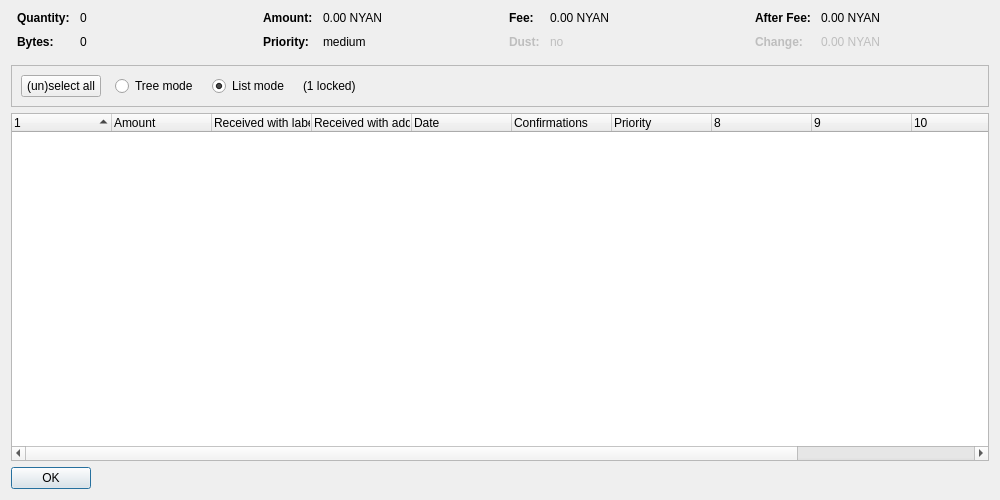
<?xml version="1.0" encoding="UTF-8"?>
<ui version="4.0">
 <class>CoinControlDialog</class>
 <widget class="QDialog" name="CoinControlDialog">
  <property name="geometry">
   <rect>
    <x>0</x>
    <y>0</y>
    <width>1000</width>
    <height>500</height>
   </rect>
  </property>
  <property name="windowTitle">
   <string>Coin Selection</string>
  </property>
  <layout class="QVBoxLayout" name="verticalLayout">
   <item>
    <layout class="QHBoxLayout" name="horizontalLayoutTop" stretch="0,0,0,0">
     <property name="topMargin">
      <number>0</number>
     </property>
     <property name="bottomMargin">
      <number>10</number>
     </property>
     <item>
      <layout class="QFormLayout" name="formLayoutCoinControl1">
       <property name="horizontalSpacing">
        <number>10</number>
       </property>
       <property name="verticalSpacing">
        <number>10</number>
       </property>
       <property name="leftMargin">
        <number>6</number>
       </property>
       <property name="rightMargin">
        <number>6</number>
       </property>
       <item row="0" column="0">
        <widget class="QLabel" name="labelCoinControlQuantityText">
         <property name="font">
          <font>
           <weight>75</weight>
           <bold>true</bold>
          </font>
         </property>
         <property name="text">
          <string>Quantity:</string>
         </property>
        </widget>
       </item>
       <item row="0" column="1">
        <widget class="QLabel" name="labelCoinControlQuantity">
         <property name="cursor">
          <cursorShape>IBeamCursor</cursorShape>
         </property>
         <property name="contextMenuPolicy">
          <enum>Qt::ActionsContextMenu</enum>
         </property>
         <property name="text">
          <string notr="true">0</string>
         </property>
         <property name="textInteractionFlags">
          <set>Qt::LinksAccessibleByMouse|Qt::TextSelectableByKeyboard|Qt::TextSelectableByMouse</set>
         </property>
        </widget>
       </item>
       <item row="1" column="0">
        <widget class="QLabel" name="labelCoinControlBytesText">
         <property name="font">
          <font>
           <weight>75</weight>
           <bold>true</bold>
          </font>
         </property>
         <property name="text">
          <string>Bytes:</string>
         </property>
        </widget>
       </item>
       <item row="1" column="1">
        <widget class="QLabel" name="labelCoinControlBytes">
         <property name="cursor">
          <cursorShape>IBeamCursor</cursorShape>
         </property>
         <property name="contextMenuPolicy">
          <enum>Qt::ActionsContextMenu</enum>
         </property>
         <property name="text">
          <string notr="true">0</string>
         </property>
         <property name="textInteractionFlags">
          <set>Qt::LinksAccessibleByMouse|Qt::TextSelectableByKeyboard|Qt::TextSelectableByMouse</set>
         </property>
        </widget>
       </item>
      </layout>
     </item>
     <item>
      <layout class="QFormLayout" name="formLayoutCoinControl2">
       <property name="horizontalSpacing">
        <number>10</number>
       </property>
       <property name="verticalSpacing">
        <number>10</number>
       </property>
       <property name="leftMargin">
        <number>6</number>
       </property>
       <property name="rightMargin">
        <number>6</number>
       </property>
       <item row="0" column="0">
        <widget class="QLabel" name="labelCoinControlAmountText">
         <property name="font">
          <font>
           <weight>75</weight>
           <bold>true</bold>
          </font>
         </property>
         <property name="text">
          <string>Amount:</string>
         </property>
        </widget>
       </item>
       <item row="0" column="1">
        <widget class="QLabel" name="labelCoinControlAmount">
         <property name="cursor">
          <cursorShape>IBeamCursor</cursorShape>
         </property>
         <property name="contextMenuPolicy">
          <enum>Qt::ActionsContextMenu</enum>
         </property>
         <property name="text">
          <string notr="true">0.00 NYAN</string>
         </property>
         <property name="textInteractionFlags">
          <set>Qt::LinksAccessibleByMouse|Qt::TextSelectableByKeyboard|Qt::TextSelectableByMouse</set>
         </property>
        </widget>
       </item>
       <item row="1" column="0">
        <widget class="QLabel" name="labelCoinControlPriorityText">
         <property name="font">
          <font>
           <weight>75</weight>
           <bold>true</bold>
          </font>
         </property>
         <property name="text">
          <string>Priority:</string>
         </property>
        </widget>
       </item>
       <item row="1" column="1">
        <widget class="QLabel" name="labelCoinControlPriority">
         <property name="cursor">
          <cursorShape>IBeamCursor</cursorShape>
         </property>
         <property name="contextMenuPolicy">
          <enum>Qt::ActionsContextMenu</enum>
         </property>
         <property name="text">
          <string notr="true">medium</string>
         </property>
         <property name="textInteractionFlags">
          <set>Qt::LinksAccessibleByMouse|Qt::TextSelectableByKeyboard|Qt::TextSelectableByMouse</set>
         </property>
        </widget>
       </item>
      </layout>
     </item>
     <item>
      <layout class="QFormLayout" name="formLayoutCoinControl3">
       <property name="horizontalSpacing">
        <number>10</number>
       </property>
       <property name="verticalSpacing">
        <number>10</number>
       </property>
       <property name="leftMargin">
        <number>6</number>
       </property>
       <property name="rightMargin">
        <number>6</number>
       </property>
       <item row="0" column="0">
        <widget class="QLabel" name="labelCoinControlFeeText">
         <property name="font">
          <font>
           <weight>75</weight>
           <bold>true</bold>
          </font>
         </property>
         <property name="text">
          <string>Fee:</string>
         </property>
        </widget>
       </item>
       <item row="0" column="1">
        <widget class="QLabel" name="labelCoinControlFee">
         <property name="cursor">
          <cursorShape>IBeamCursor</cursorShape>
         </property>
         <property name="contextMenuPolicy">
          <enum>Qt::ActionsContextMenu</enum>
         </property>
         <property name="text">
          <string notr="true">0.00 NYAN</string>
         </property>
         <property name="textInteractionFlags">
          <set>Qt::LinksAccessibleByMouse|Qt::TextSelectableByKeyboard|Qt::TextSelectableByMouse</set>
         </property>
        </widget>
       </item>
       <item row="1" column="0">
        <widget class="QLabel" name="labelCoinControlLowOutputText">
         <property name="enabled">
          <bool>false</bool>
         </property>
         <property name="font">
          <font>
           <weight>75</weight>
           <bold>true</bold>
          </font>
         </property>
         <property name="text">
          <string>Dust:</string>
         </property>
        </widget>
       </item>
       <item row="1" column="1">
        <widget class="QLabel" name="labelCoinControlLowOutput">
         <property name="enabled">
          <bool>false</bool>
         </property>
         <property name="cursor">
          <cursorShape>IBeamCursor</cursorShape>
         </property>
         <property name="contextMenuPolicy">
          <enum>Qt::ActionsContextMenu</enum>
         </property>
         <property name="text">
          <string notr="true">no</string>
         </property>
         <property name="textInteractionFlags">
          <set>Qt::LinksAccessibleByMouse|Qt::TextSelectableByKeyboard|Qt::TextSelectableByMouse</set>
         </property>
        </widget>
       </item>
      </layout>
     </item>
     <item>
      <layout class="QFormLayout" name="formLayoutCoinControl4">
       <property name="horizontalSpacing">
        <number>10</number>
       </property>
       <property name="verticalSpacing">
        <number>10</number>
       </property>
       <property name="leftMargin">
        <number>6</number>
       </property>
       <property name="rightMargin">
        <number>6</number>
       </property>
       <item row="0" column="0">
        <widget class="QLabel" name="labelCoinControlAfterFeeText">
         <property name="font">
          <font>
           <weight>75</weight>
           <bold>true</bold>
          </font>
         </property>
         <property name="text">
          <string>After Fee:</string>
         </property>
        </widget>
       </item>
       <item row="0" column="1">
        <widget class="QLabel" name="labelCoinControlAfterFee">
         <property name="cursor">
          <cursorShape>IBeamCursor</cursorShape>
         </property>
         <property name="contextMenuPolicy">
          <enum>Qt::ActionsContextMenu</enum>
         </property>
         <property name="text">
          <string notr="true">0.00 NYAN</string>
         </property>
         <property name="textInteractionFlags">
          <set>Qt::LinksAccessibleByMouse|Qt::TextSelectableByKeyboard|Qt::TextSelectableByMouse</set>
         </property>
        </widget>
       </item>
       <item row="1" column="0">
        <widget class="QLabel" name="labelCoinControlChangeText">
         <property name="enabled">
          <bool>false</bool>
         </property>
         <property name="font">
          <font>
           <weight>75</weight>
           <bold>true</bold>
          </font>
         </property>
         <property name="text">
          <string>Change:</string>
         </property>
        </widget>
       </item>
       <item row="1" column="1">
        <widget class="QLabel" name="labelCoinControlChange">
         <property name="enabled">
          <bool>false</bool>
         </property>
         <property name="cursor">
          <cursorShape>IBeamCursor</cursorShape>
         </property>
         <property name="contextMenuPolicy">
          <enum>Qt::ActionsContextMenu</enum>
         </property>
         <property name="text">
          <string notr="true">0.00 NYAN</string>
         </property>
         <property name="textInteractionFlags">
          <set>Qt::LinksAccessibleByMouse|Qt::TextSelectableByKeyboard|Qt::TextSelectableByMouse</set>
         </property>
        </widget>
       </item>
      </layout>
     </item>
    </layout>
   </item>
   <item>
    <widget class="QFrame" name="frame">
     <property name="minimumSize">
      <size>
       <width>0</width>
       <height>40</height>
      </size>
     </property>
     <property name="frameShape">
      <enum>QFrame::StyledPanel</enum>
     </property>
     <property name="frameShadow">
      <enum>QFrame::Sunken</enum>
     </property>
     <layout class="QHBoxLayout" name="horizontalLayout">
      <item>
       <layout class="QHBoxLayout" name="horizontalLayoutPanel" stretch="0,0,0,0,0">
        <property name="spacing">
         <number>14</number>
        </property>
        <item>
         <widget class="QPushButton" name="pushButtonSelectAll">
          <property name="sizePolicy">
           <sizepolicy hsizetype="Maximum" vsizetype="Fixed">
            <horstretch>0</horstretch>
            <verstretch>0</verstretch>
           </sizepolicy>
          </property>
          <property name="text">
           <string>(un)select all</string>
          </property>
          <property name="autoDefault">
           <bool>false</bool>
          </property>
         </widget>
        </item>
        <item>
         <widget class="QRadioButton" name="radioTreeMode">
          <property name="sizePolicy">
           <sizepolicy hsizetype="Maximum" vsizetype="Fixed">
            <horstretch>0</horstretch>
            <verstretch>0</verstretch>
           </sizepolicy>
          </property>
          <property name="text">
           <string>Tree mode</string>
          </property>
         </widget>
        </item>
        <item>
         <widget class="QRadioButton" name="radioListMode">
          <property name="sizePolicy">
           <sizepolicy hsizetype="Maximum" vsizetype="Fixed">
            <horstretch>0</horstretch>
            <verstretch>0</verstretch>
           </sizepolicy>
          </property>
          <property name="text">
           <string>List mode</string>
          </property>
          <property name="checked">
           <bool>true</bool>
          </property>
         </widget>
        </item>
        <item>
         <widget class="QLabel" name="labelLocked">
          <property name="text">
           <string notr="true">(1 locked)</string>
          </property>
         </widget>
        </item>
        <item>
         <spacer name="horizontalSpacer">
          <property name="orientation">
           <enum>Qt::Horizontal</enum>
          </property>
          <property name="sizeHint" stdset="0">
           <size>
            <width>40</width>
            <height>20</height>
           </size>
          </property>
         </spacer>
        </item>
       </layout>
      </item>
     </layout>
    </widget>
   </item>
   <item>
    <widget class="CoinControlTreeWidget" name="treeWidget">
     <property name="contextMenuPolicy">
      <enum>Qt::CustomContextMenu</enum>
     </property>
     <property name="sortingEnabled">
      <bool>false</bool>
     </property>
     <property name="columnCount">
      <number>12</number>
     </property>
     <attribute name="headerShowSortIndicator" stdset="0">
      <bool>true</bool>
     </attribute>
     <attribute name="headerStretchLastSection">
      <bool>false</bool>
     </attribute>
     <column>
      <property name="text">
       <string/>
      </property>
     </column>
     <column>
      <property name="text">
       <string>Amount</string>
      </property>
     </column>
     <column>
      <property name="text">
       <string>Received with label</string>
      </property>
     </column>
     <column>
      <property name="text">
       <string>Received with address</string>
      </property>
     </column>
     <column>
      <property name="text">
       <string>Date</string>
      </property>
     </column>
     <column>
      <property name="text">
       <string>Confirmations</string>
      </property>
      <property name="toolTip">
       <string>Confirmed</string>
      </property>
     </column>
     <column>
      <property name="text">
       <string>Priority</string>
      </property>
     </column>
     <column>
      <property name="text">
       <string/>
      </property>
     </column>
     <column>
      <property name="text">
       <string/>
      </property>
     </column>
     <column>
      <property name="text">
       <string/>
      </property>
     </column>
     <column>
      <property name="text">
       <string/>
      </property>
     </column>
     <column>
      <property name="text">
       <string/>
      </property>
     </column>
    </widget>
   </item>
   <item>
    <widget class="QDialogButtonBox" name="buttonBox">
     <property name="sizePolicy">
      <sizepolicy hsizetype="Maximum" vsizetype="Fixed">
       <horstretch>0</horstretch>
       <verstretch>0</verstretch>
      </sizepolicy>
     </property>
     <property name="orientation">
      <enum>Qt::Horizontal</enum>
     </property>
     <property name="standardButtons">
      <set>QDialogButtonBox::Ok</set>
     </property>
    </widget>
   </item>
  </layout>
 </widget>
 <customwidgets>
  <customwidget>
   <class>CoinControlTreeWidget</class>
   <extends>QTreeWidget</extends>
   <header>coincontroltreewidget.h</header>
  </customwidget>
 </customwidgets>
 <resources/>
 <connections/>
</ui>
